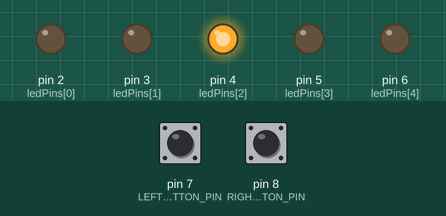
The sketch below on a simulated Arduino Uno, built with avr-gcc and run on an emulated ATmega328P. Parts: output pins drawn as LEDs (lit = HIGH). Dashed ring = blinking. The inputs (shaded band) are chosen by the test bench; at power-on: pin 7 (LEFT_BUTTON_PIN) HIGH, pin 8 (RIGHT_BUTTON_PIN) HIGH.

Above: at 1.2 s.
1.3 s: pin 7 (LEFT_BUTTON_PIN) pulled LOW for 0.15 s
At 1.7 s:
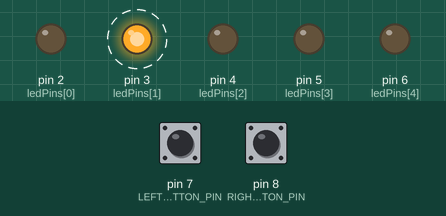
4.4 s: pin 8 (RIGHT_BUTTON_PIN) pulled LOW for 3.2 s
At 7.8 s:
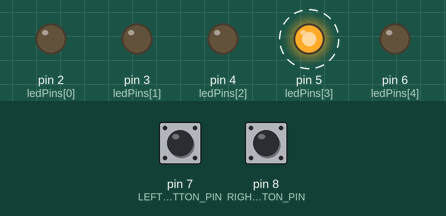
10.6 s: pin 8 (RIGHT_BUTTON_PIN) pulled LOW for 0.15 s
At 11.0 s:
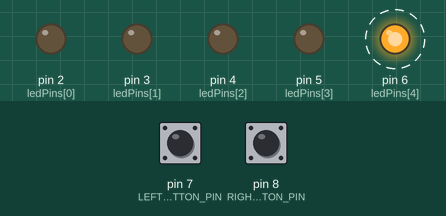
13.7 s: pin 8 (RIGHT_BUTTON_PIN) pulled LOW for 1 s
At 15.1 s:
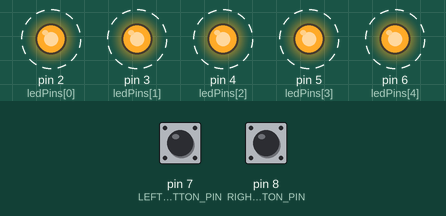
17.7 s: pin 7 (LEFT_BUTTON_PIN) pulled LOW for 3.2 s
At 21.1 s:
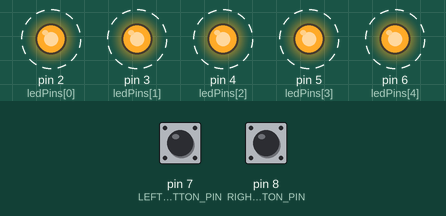
Timing chart, 0 to 23.4 s (numbered marks = the images above; inputs shaded):
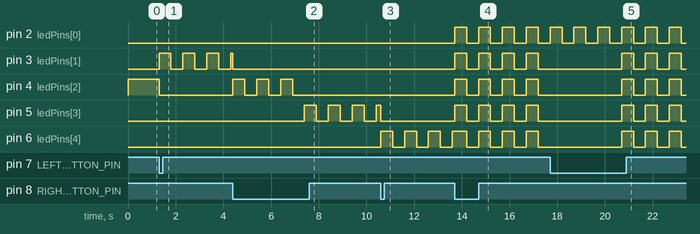

Measured:
- after the input at 1.3 s, pin 3 (ledPins[1]): alternates HIGH for 0.50 s and LOW for 0.50 s, starting at once; pin 4 (ledPins[2]): HIGH → LOW at once
- after the input at 4.4 s, pin 3 (ledPins[1]): HIGH → LOW at once; pin 4 (ledPins[2]): alternates HIGH for 0.50 s and LOW for 0.50 s, 6 changes in all, then stays LOW, starting at once; pin 5 (ledPins[3]): alternates HIGH for 0.50 s and LOW for 0.50 s, starting after 3.0 s
- after the input at 10.6 s, pin 5 (ledPins[3]): HIGH → LOW at once; pin 6 (ledPins[4]): alternates HIGH for 0.50 s and LOW for 0.50 s, starting at once
- after the input at 13.7 s, pin 2 (ledPins[0]), pin 3 (ledPins[1]), pin 4 (ledPins[2]), pin 5 (ledPins[3]): alternates HIGH for 0.50 s and LOW for 0.50 s, starting at once; pin 6 (ledPins[4]): alternates HIGH for 0.50 s and LOW for 0.50 s, starting after 0.50 s
- after the input at 17.7 s, pin 3 (ledPins[1]), pin 4 (ledPins[2]), pin 5 (ledPins[3]), pin 6 (ledPins[4]): alternates HIGH for 0.50 s and LOW for 0.50 s, starting after 3.0 s

The sketch:

ejercicio_3.ino
```cpp
#define NUM_LEDS 5
#define LEFT_BUTTON_PIN 7
#define RIGHT_BUTTON_PIN 8

int ledPins[NUM_LEDS] = {2, 3, 4, 5, 6};
int currentLed = 2;

void setup() {
  for (int i = 0; i < NUM_LEDS; i++) {
    pinMode(ledPins[i], OUTPUT);
  }
  pinMode(LEFT_BUTTON_PIN, INPUT);
  pinMode(RIGHT_BUTTON_PIN, INPUT);

  digitalWrite(ledPins[currentLed], HIGH);
}

void loop() {
  if (digitalRead(LEFT_BUTTON_PIN) == LOW) {
    digitalWrite(ledPins[currentLed], LOW);
    currentLed--;
    if (currentLed < 0) {
      currentLed = NUM_LEDS - 1;
      blinkAll(4);
    }
    blink(ledPins[currentLed], 3);
  }

  if (digitalRead(RIGHT_BUTTON_PIN) == LOW) {
    digitalWrite(ledPins[currentLed], LOW);
    currentLed++;
    if (currentLed >= NUM_LEDS) {
      currentLed = 0;
      blinkAll(4);
    }
    blink(ledPins[currentLed], 3);
  }
}

void blink(int pin, int times) {
  for (int i = 0; i < times; i++) {
    digitalWrite(pin, HIGH);
    delay(500);
    digitalWrite(pin, LOW);
    delay(500);
  }
  digitalWrite(pin, HIGH);
}

void blinkAll(int times) {
  for (int i = 0; i < times; i++) {
    for (int j = 0; j < NUM_LEDS; j++) {
      digitalWrite(ledPins[j], HIGH);
    }
    delay(500);
    for (int j = 0; j < NUM_LEDS; j++) {
      digitalWrite(ledPins[j], LOW);
    }
    delay(500);
  }
}
```
